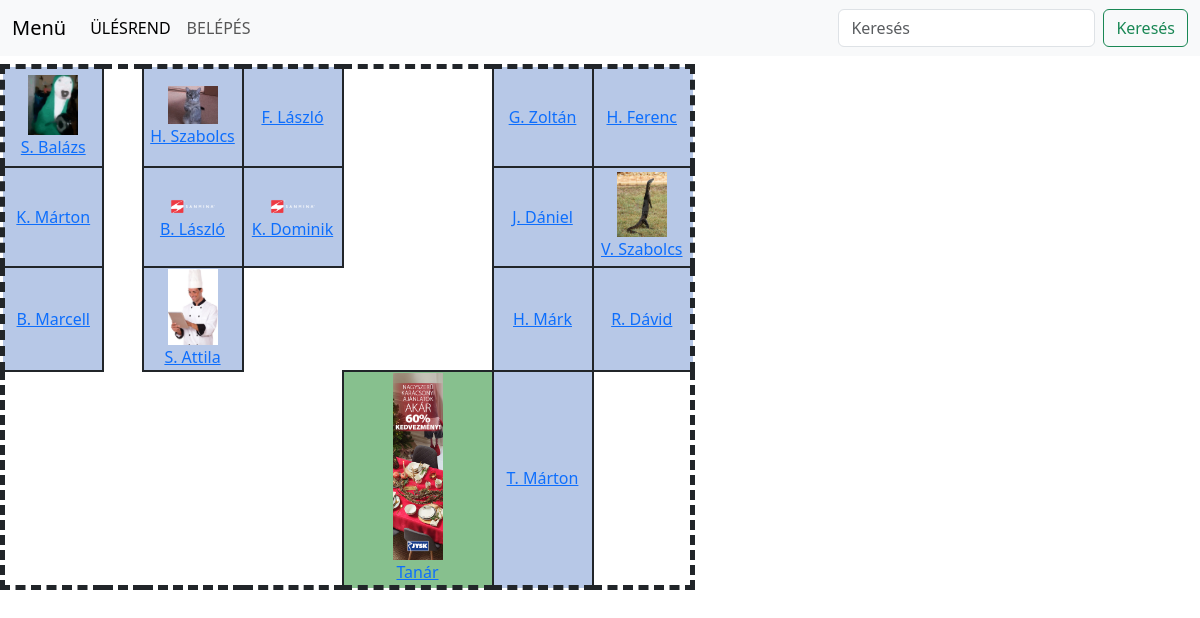
The page / on the database its author committed.
### tables this page shows
CREATE TABLE `osztaly` (
  `id` int(11) NOT NULL,
  `nev` varchar(100) NOT NULL,
  `sor` tinyint(3) UNSIGNED NOT NULL,
  `oszlop` tinyint(3) UNSIGNED NOT NULL
);

### model/osztaly.php (called while the page is built, shortened)
<?php
class Osztaly {
    function getOsztaly() {
        $sql = "SELECT id, nev, sor, oszlop FROM osztaly ORDER BY sor, oszlop;";
        $result = DataBase::$conn->query($sql);
        return $result;
    }
}
?>

### view/index.php (the view, shortened to what this page needs)
<?php
  echo '<table id="terem">';
  $sorId = NULL;
  while($row = $result->fetch_assoc()) {
    $class = "tanulo";
    if($row['sor'] == 3 and $row['oszlop'] == 3) $class = "tanar";
    if($row["sor"] != $sorId) {
        if($sorId != NULL) echo "        </tr>";
        echo "        <tr>";
        $sorId = $row["sor"];
        $elozoOszlop = -1;
    }
    while($row['oszlop'] != $elozoOszlop + 1) {
        echo '<td class="tolto"> </td>';
        $elozoOszlop++;
    }
    $img = FALSE;
    foreach(IMG_EXTS as $ext) {
        $imgFile = TARGET_DIR . $row["id"].$ext;
        if (file_exists($imgFile)) {
            $img = '<img src="'.$imgFile.'?time='.time().'" style="width: 50px;"><br>';
            break;
        }
    }
    echo '<td class="'.$class.'">';
    echo '<a href="index.php?action=user&id='.$row["id"].'">';
    if($img) echo $img;
    echo $row['nev'];
    echo '</a>';
    echo '</td>';
    if($row['sor'] == 0) {
        if($row['oszlop'] == 0) echo '<td rowspan="4" class="tolto" style="width: 40px;"></td>';
    }
    $elozoOszlop = $row['oszlop'];
  }
?>
        </tr>
    </table>

### index.php (shortened to what this page needs)
<?php
require "helpers/mysql.php";
?>
<!DOCTYPE html>
<html lang="en">
<head>
    <link href="https://cdn.jsdelivr.net/npm/bootstrap@5.3.2/dist/css/bootstrap.min.css" rel="stylesheet">
    <link rel="stylesheet" href="css/index.css">
</head>
<body>
<?php
require 'controller/osztaly.php';
include 'view/menu.php';
renderView($osztaly);
?>
</body>
</html>

### view/menu.php (shortened to what this page needs)
<nav class="navbar navbar-expand-lg bg-body-tertiary">
<div class="container-fluid">
    <a class="navbar-brand" href="#">Menü</a>
    <div class="collapse navbar-collapse" id="navbarTogglerDemo03">
      <ul class="navbar-nav me-auto mb-2 mb-lg-0">
<?php
echo '<li class="nav-item"><a href="index.php" class="nav-link';
if(!isset($_GET['action'])) echo " active";
elseif(isset($_GET['action'])) {
    if($_GET['action'] == "logout") echo " active";
}
echo '"> ÜLÉSREND </a></li>';
if(isset($_SESSION['felhasznalonev'])) {
    echo '<li class="nav-item"><a href="index.php?action=datamod" class="nav-link';
    if(isset($_GET['action'])) {
        if($_GET['action'] == "datamod") echo " active";
    }
    echo '"> ADATMÓDOSÍTÁS </a></li>';
    echo '<li class="nav-item"><a href="index.php?action=logout" class="nav-link">KILÉPÉS >> '.$_SESSION['felhasznalonev'].'</a></li>';
}
else {
    echo '<li class="nav-item"><a href="index.php?action=login" class="nav-link';
    if(isset($_GET['action'])) {
        if($_GET['action'] == "login") echo " active";
    }
    echo '"> BELÉPÉS </a></li>';
}
?>
      </ul>
      <form class="d-flex" role="search">
        <input class="form-control me-2" type="search" placeholder="Keresés" aria-label="Search">
        <button class="btn btn-outline-success" type="submit">Keresés</button>
      </form>
    </div>
  </div>
</nav>

### controller/osztaly.php (shortened to what this page needs)
<?php
require "model/osztaly.php";
function renderView($osztaly) {
    $action = $_GET['action'] ?? FALSE;
    switch($action) {
        default:
            $result = $osztaly->getOsztaly();
            if ($result->num_rows > 0) {
                include "view/index.php";
            }
    }
}
?>

### css/index.css (style rules this page uses)
td { border: 2px; border-style: solid; }
.tanulo { background-color: rgb(183, 200, 231); width: 100px; height: 100px; text-align: center; }
.tolto { width: 100px; height: 50px; border: 0px; }
.tanar { width: 150px; text-align: center; background-color: rgb(135, 192, 142); }
#terem { padding: 10px; padding-top: 50px; border: 5px; border-style: dashed; }

### rows shown on the page
osztaly: shows a picture, nev "S. Balázs"
osztaly: shows a picture, nev "H. Szabolcs"
osztaly: nev "F. László"
osztaly: nev "G. Zoltán"
osztaly: nev "H. Ferenc"
osztaly: nev "K. Márton"
osztaly: nev "B. László"
osztaly: nev "K. Dominik"
osztaly: nev "J. Dániel"
osztaly: shows a picture, nev "V. Szabolcs"
osztaly: nev "B. Marcell"
osztaly: shows a picture, nev "S. Attila"
osztaly: nev "H. Márk"
osztaly: nev "R. Dávid"
osztaly: shows a picture, nev "Tanár"
osztaly: nev "T. Márton"
